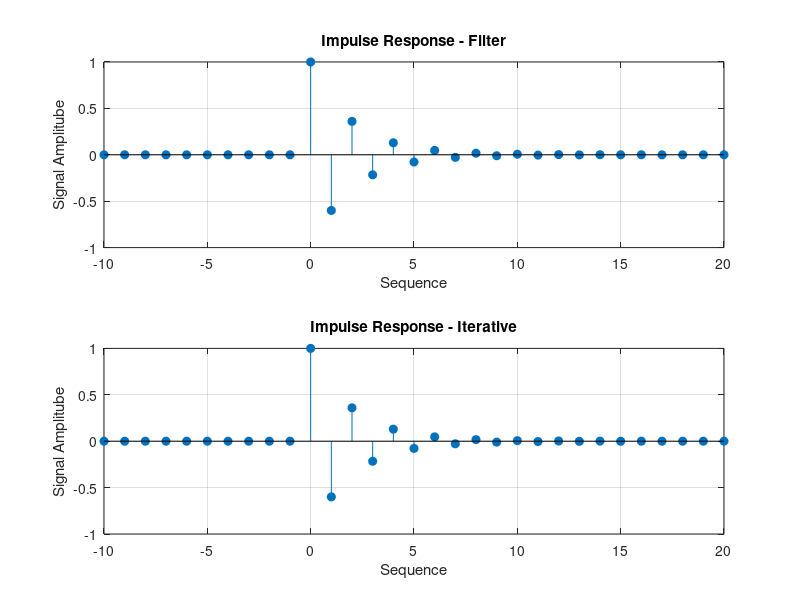
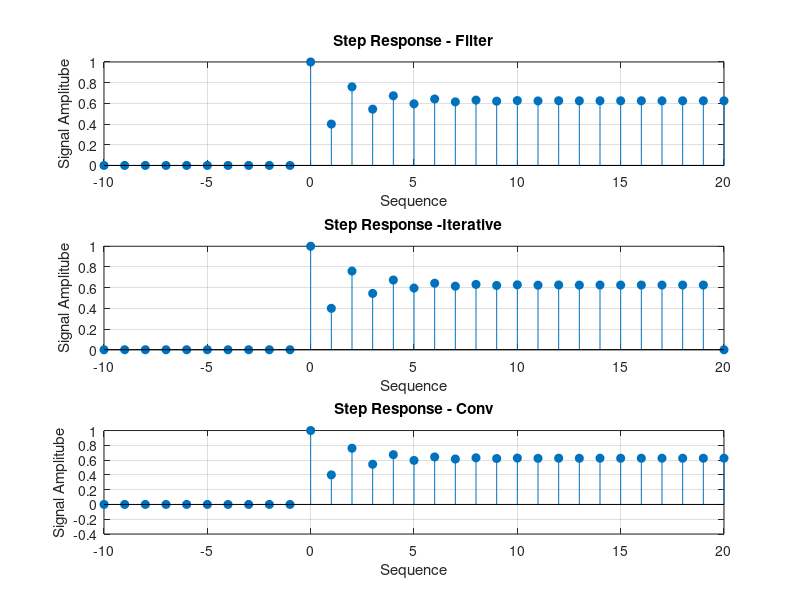
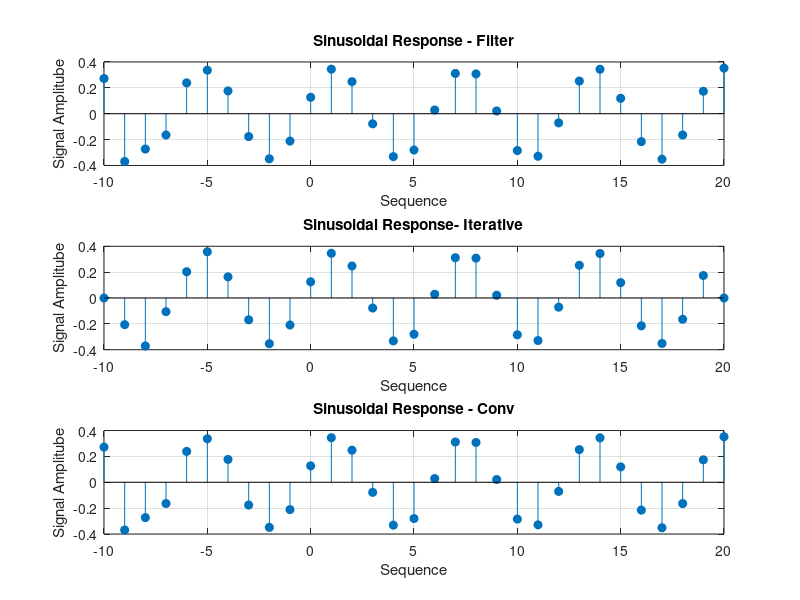

MATLAB code to generate these figures, in order:
clc; clear; close all;
format compact;

% Declaring variables
a = [1 0.6]; b = 1;    % Coefficients of the difference equation
n = -10:20;            % Sequence
n0 = 0;                % Lag

%%Impulse response
Del = (n-n0) == 0;     % Impulse train
h = filter (b,a,Del);  % Solving the LD equation
figure(1)
subplot(211); stem(n,h,"filled"); title('Impulse Response - Filter'); grid on;
xlabel("Sequence"); ylabel("Signal Amplitube")
% Iterative input
y = zeros(1,length(n));
for i = 2:30
   y(i) = - 0.6*y(i-1) + Del(i);
end

subplot(212); stem(n,y,"filled"); title('Impulse Response - Iterative'); grid on;
xlabel("Sequence"); ylabel("Signal Amplitube")

%%Unit step response 
u = (n-n0) >= 0;         %Unit step function
step = filter(b,a,u);
figure(2)
subplot(311); stem(n,step,"filled"); title('Step Response - Filter'); grid on;
xlabel("Sequence"); ylabel("Signal Amplitube");xlim([-10 20]);

% Iterative
y = zeros(1,length(n));
for i = 2:30
   y(i) = - 0.6*y(i-1) + u(i);
end
subplot(312); stem(n,y,"filled"); title('Step Response -Iterative'); grid on;
xlabel("Sequence"); ylabel("Signal Amplitube");xlim([-10 20]);

%Varification
u = double(u);
stepVerified = conv(u, h); % Verification of Unit Step response
m = -20:40;
subplot(313); stem(m,stepVerified,"filled"); title('Step Response - Conv'); grid on;
xlabel("Sequence"); ylabel("Signal Amplitube"); xlim([-10 20]);

%%Sinusoidal response
x = 0.5*sin(n);          %Sinosoidal function
sinusoid = filter(b,a,x);
figure(3)
subplot(311); stem(n,sinusoid,"filled"); title('Sinusoidal Response - Filter'); grid on;
xlabel("Sequence"); ylabel("Signal Amplitube");xlim([-10 20]);

% Iterative
y = zeros(1,length(n));
for i = 2:30
   y(i) = - 0.6*y(i-1) + x(i);
end
subplot(312); stem(n,y,"filled"); title('Sinusoidal Response- Iterative'); grid on;
xlabel("Sequence"); ylabel("Signal Amplitube");xlim([-10 20]);

% Varification
sinusoidVerified = conv(x, h); % Verification of sinusoidal response
subplot(313); stem(m,sinusoidVerified,"filled"); title('Sinusoidal Response - Conv'); grid on;
xlabel("Sequence"); ylabel("Signal Amplitube"); xlim([-10 20]);